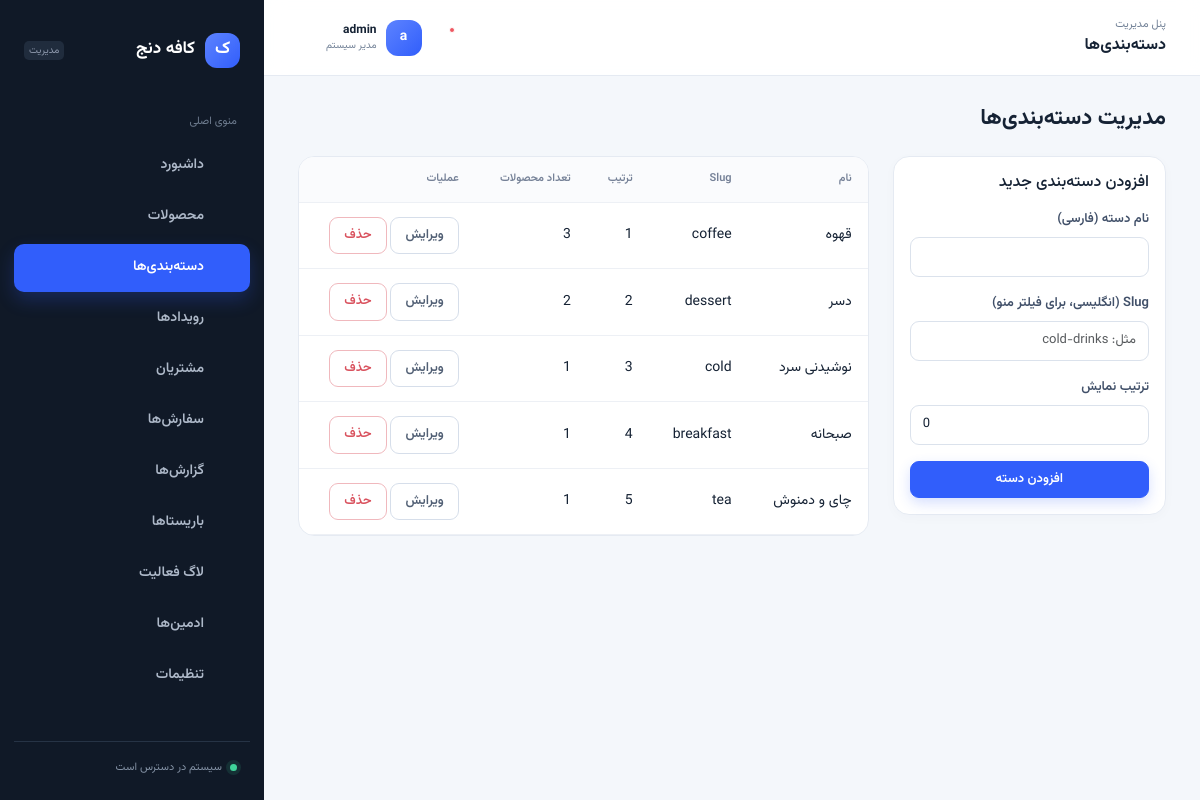
The app's page /admin/categories.php (signed in) with its own data.
### tables this page shows
CREATE TABLE IF NOT EXISTS `categories` (
  `id`         INT UNSIGNED AUTO_INCREMENT PRIMARY KEY,
  `name`       VARCHAR(100) NOT NULL,
  `slug`       VARCHAR(100) NOT NULL,            
  `sort_order` SMALLINT UNSIGNED NOT NULL DEFAULT 0,   
  `created_at` TIMESTAMP NOT NULL DEFAULT CURRENT_TIMESTAMP,
  UNIQUE KEY `uq_categories_slug` (`slug`)
);

### classes/Category.php (called while the page is built, shortened)
<?php
class Category
{
    public static function all(): array
    {
        $pdo = Database::getConnection();
        $stmt = $pdo->query(
            'SELECT c.*, COUNT(p.id) AS product_count
             FROM categories c
             LEFT JOIN products p ON p.category_id = c.id
             GROUP BY c.id
             ORDER BY c.sort_order ASC, c.name ASC'
        );
        return $stmt->fetchAll();
    }
}

### public_html/admin/categories.php (the view, shortened to what this page needs)
<?php
require_once __DIR__ . '/../../classes/Category.php';
$errors       = [];
$editId = (int) ($_GET['edit'] ?? 0);
$editingCategory = $editId > 0 ? Category::find($editId) : null;
$old = $editingCategory
    ? ['name' => $editingCategory['name'], 'slug' => $editingCategory['slug'], 'sort_order' => $editingCategory['sort_order']]
    : ['name' => '', 'slug' => '', 'sort_order' => 0];
$categories = Category::all();
require __DIR__ . '/../../includes/admin-header.php';
?>
<h4 class="mb-4" style="color:var(--gold-soft);">مدیریت دسته‌بندی‌ها</h4>
<div class="row g-4">
  <div class="col-12 col-lg-4">
    <div class="card p-3">
      <h6 class="mb-3" style="color:var(--ivory);"><?= $editingCategory ? 'ویرایش دسته‌بندی' : 'افزودن دسته‌بندی جدید' ?></h6>
      <form method="POST">
        <div class="mb-3">
          <label class="form-label" style="font-size:13px;">نام دسته (فارسی)</label>
          <input type="text" name="name" class="form-control form-control-sm <?= isset($errors['name']) ? 'is-invalid' : '' ?>"
                 value="<?= htmlspecialchars((string) $old['name'], ENT_QUOTES, 'UTF-8') ?>" required>
        </div>
        <div class="mb-3">
          <label class="form-label" style="font-size:13px;">Slug (انگلیسی، برای فیلتر منو)</label>
          <input type="text" name="slug" class="form-control form-control-sm <?= isset($errors['slug']) ? 'is-invalid' : '' ?>"
                 placeholder="مثل: cold-drinks" value="<?= htmlspecialchars((string) $old['slug'], ENT_QUOTES, 'UTF-8') ?>" required>
        </div>
        <div class="mb-3">
          <label class="form-label" style="font-size:13px;">ترتیب نمایش</label>
          <input type="number" name="sort_order" class="form-control form-control-sm" value="<?= (int) $old['sort_order'] ?>">
        </div>
        <button type="submit" class="btn btn-gold btn-sm w-100"><?= $editingCategory ? 'ذخیرهٔ تغییرات' : 'افزودن دسته' ?></button>
      </form>
    </div>
  </div>
  <div class="col-12 col-lg-8">
    <div class="table-responsive">
      <table class="table align-middle">
        <thead>
          <tr>
            <th>نام</th>
            <th>Slug</th>
            <th>ترتیب</th>
            <th>تعداد محصولات</th>
            <th>عملیات</th>
          </tr>
        </thead>
        <tbody>
          <?php foreach ($categories as $cat): ?>
            <tr>
              <td><?= htmlspecialchars($cat['name'], ENT_QUOTES, 'UTF-8') ?></td>
              <td style="color:var(--muted); direction:ltr; text-align:right;"><?= htmlspecialchars($cat['slug'], ENT_QUOTES, 'UTF-8') ?></td>
              <td><?= (int) $cat['sort_order'] ?></td>
              <td><?= (int) $cat['product_count'] ?></td>
              <td>
                <a href="categories?edit=<?= $cat['id'] ?>" class="btn btn-sm btn-outline-light" style="border-color:var(--line); color:var(--ivory);">ویرایش</a>
                <form method="POST" class="d-inline" onsubmit="return confirm('از حذف این دسته‌بندی مطمئن هستید؟');">
                  <button type="submit" class="btn btn-sm btn-outline-danger" <?= $cat['product_count'] > 0 ? 'title="ابتدا محصولات این دسته را جابه‌جا یا حذف کنید"' : '' ?>>حذف</button>
                </form>
              </td>
            </tr>
          <?php endforeach; ?>
        </tbody>
      </table>
    </div>
  </div>
</div>
<?php require __DIR__ . '/../../includes/admin-footer.php'; ?>

### public_html/assets/css/admin.css (style rules this page uses)
:root { --ink:#152234;--ink-muted:#718096;--canvas:#f4f7fb;--surface:#fff;--line:#e5eaf2;--primary:#315efb;--primary-dark:#2449ca;--primary-soft:#edf1ff;--green:#1b9c72;--green-soft:#e8f8f1;--red:#d9525e;--red-soft:#fff0f1;--shadow:0 12px 35px rgba(25,45,80,.08);--sidebar:264px;--radius:16px }
* { box-sizing:border-box }
.admin-body { margin:0;background:var(--canvas);color:var(--ink);font-family:Vazirmatn,Tahoma,sans-serif;font-size:14px;min-width:320px }
.admin-main h4 { font-size:22px!important;font-weight:700 }
.admin-main .card,.stat-card { border:1px solid var(--line)!important;background:var(--surface)!important;border-radius:var(--radius)!important;box-shadow:0 3px 12px rgba(28,47,81,.025) }
.btn { border-radius:9px;padding:8px 14px;font-size:13px;font-weight:600;transition:transform .15s,box-shadow .18s,background .18s!important }
.btn-gold { background:var(--primary)!important;border-color:var(--primary)!important;color:#fff!important;box-shadow:0 5px 13px rgba(49,94,251,.2) }
.btn-outline-light { border-color:#d6deea!important;color:#526075!important;background:#fff!important }
.btn-outline-danger { color:var(--red)!important;border-color:#f0b8bd!important }
.form-control,.form-select { border:1px solid #dbe2ec!important;border-radius:9px!important;padding:9px 12px!important;background:#fff!important;color:var(--ink)!important;font-size:13px }
.form-label { font-weight:600;color:#415069 }
.table-responsive { border:1px solid var(--line);border-radius:var(--radius);background:#fff }
.table { margin:0;color:var(--ink)!important }
.table>:not(caption)>*>* { padding:14px 16px!important;border-bottom-color:#edf0f5!important;background:transparent!important;color:inherit!important }
.table thead th { font-size:11px;color:#758197!important;background:#fafbfd!important;font-weight:600;white-space:nowrap }
.table tbody tr { transition:background .16s }
:root { --gold:var(--primary);--gold-soft:var(--ink);--ivory:var(--ink);--muted:var(--ink-muted);--bg:var(--canvas);--surface-2:#f5f7fb }

### records on screen
categories: name "قهوه", slug "coffee", sort_order "1", product_count "3"
categories: name "دسر", slug "dessert", sort_order "2", product_count "2"
categories: name "نوشیدنی سرد", slug "cold", sort_order "3", product_count "1"
categories: name "صبحانه", slug "breakfast", sort_order "4", product_count "1"
categories: name "چای و دمنوش", slug "tea", sort_order "5", product_count "1"

### other values on screen
$item['label'] "داشبورد"
$item['label'] "محصولات"
$item['label'] "دسته‌بندی‌ها"
$item['label'] "رویدادها"
$item['label'] "مشتریان"
$item['label'] "سفارش‌ها"
$item['label'] "گزارش‌ها"
$item['label'] "باریستاها"
$item['label'] "لاگ فعالیت"
$item['label'] "ادمین‌ها"
$item['label'] "تنظیمات"
$pageTitle "دسته‌بندی‌ها"
Auth::username() "admin"
